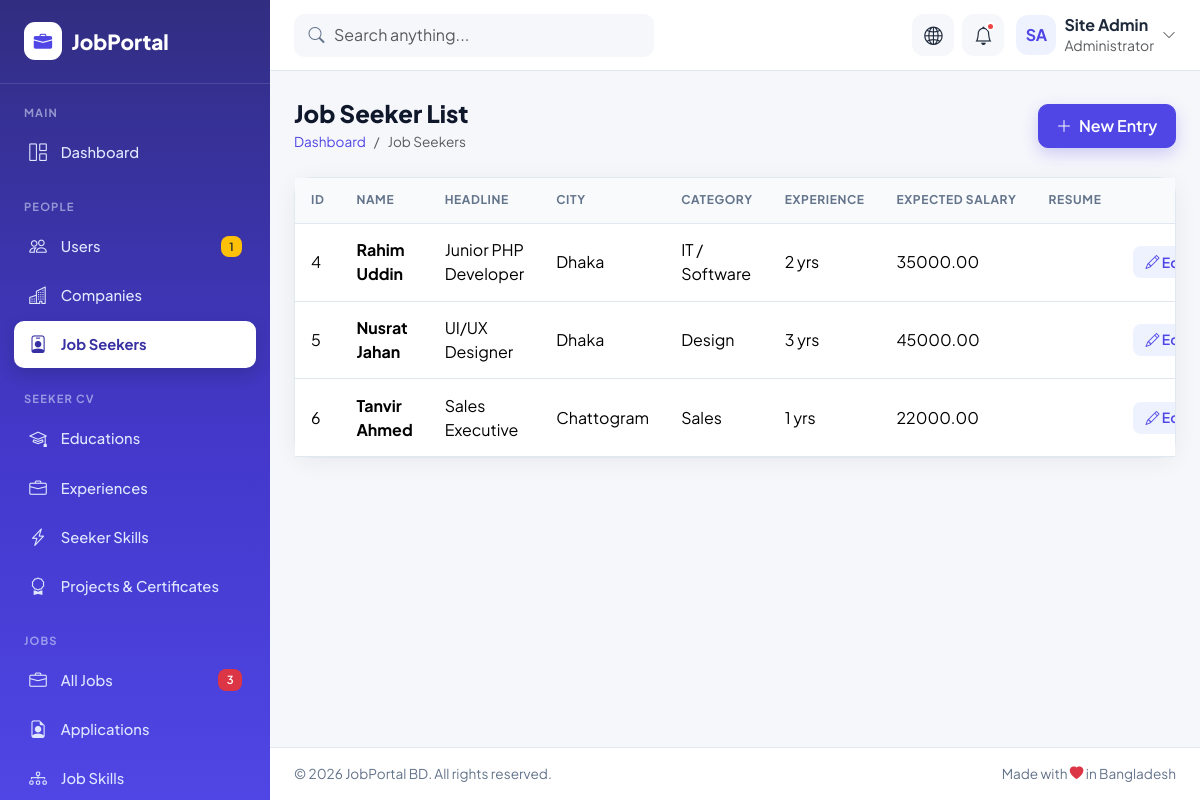
The page /jobs_portal/crud/seekers/index.php on the database as committed earlier.
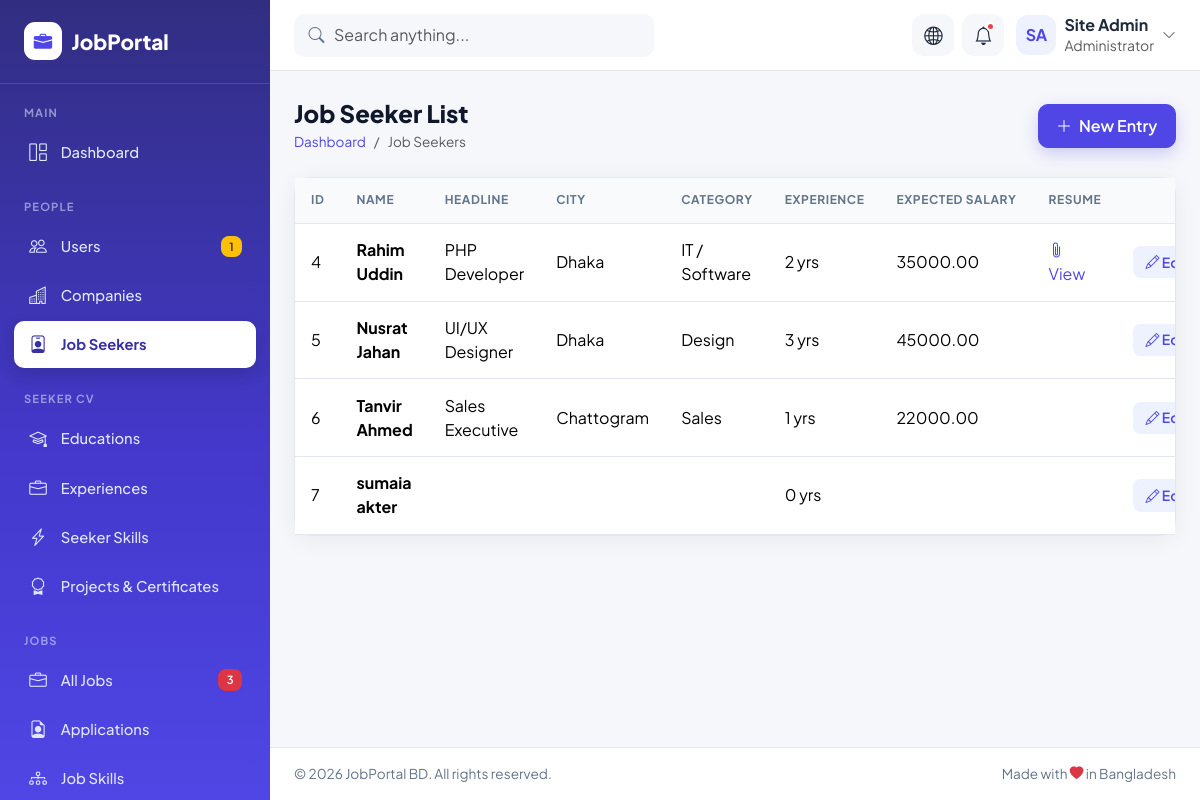
The same page on the database as committed later.
### tables this page shows
CREATE TABLE `seekers` (
  `id` int UNSIGNED NOT NULL,
  `user_id` int UNSIGNED NOT NULL,
  `city_id` int UNSIGNED DEFAULT NULL,
  `category_id` int UNSIGNED DEFAULT NULL,
  `cv_template_id` int UNSIGNED DEFAULT NULL,
  `headline` varchar(150) DEFAULT NULL,
  `summary` text,
  `experience_years` tinyint UNSIGNED NOT NULL DEFAULT '0',
  `expected_salary` decimal(10,2) DEFAULT NULL,
  `resume_file` varchar(255) DEFAULT NULL
);

CREATE TABLE `users` (
  `id` int UNSIGNED NOT NULL,
  `name` varchar(100) NOT NULL,
  `email` varchar(150) NOT NULL,
  `phone` varchar(20) DEFAULT NULL,
  `password` varchar(255) NOT NULL,
  `role` enum('admin','employer','seeker') NOT NULL,
  `status` enum('active','pending','blocked') NOT NULL DEFAULT 'active',
  `created_at` timestamp NOT NULL DEFAULT CURRENT_TIMESTAMP
);

CREATE TABLE `cities` (
  `id` int UNSIGNED NOT NULL,
  `name` varchar(100) NOT NULL,
  `division` varchar(50) NOT NULL
);

CREATE TABLE `categories` (
  `id` int UNSIGNED NOT NULL,
  `name` varchar(100) NOT NULL,
  `slug` varchar(120) NOT NULL
);

### jobs_portal/crud/seekers/index.php (the view, shortened to what the changed rows need)
<?php include_once("../../config/dbconfig.php"); ?>
<!DOCTYPE html>
<html lang="en">
<head>
  <link href="https://cdn.jsdelivr.net/npm/bootstrap@5.3.3/dist/css/bootstrap.min.css" rel="stylesheet">
  <link href="https://cdn.jsdelivr.net/npm/bootstrap-icons@1.11.3/font/bootstrap-icons.min.css" rel="stylesheet">
  <link href="../../assets/css/style.css" rel="stylesheet">
</head>
<body class="dash-body">
<div class="dash-wrapper">
  <div class="dash-main">
    <main class="dash-content">
      <div class="d-flex flex-wrap justify-content-between align-items-center gap-3 mb-4 page-title">
        <div>
          <h1>Job Seeker List</h1>
        </div>
      </div>
      <?php
      $rawData = $conn->query("SELECT seekers.*, users.name AS user_name, cities.name AS city_name, categories.name AS category_name FROM seekers LEFT JOIN users ON users.id = seekers.user_id LEFT JOIN cities ON cities.id = seekers.city_id LEFT JOIN categories ON categories.id = seekers.category_id");
      ?>
      <div class="card-jp">
        <div class="table-responsive">
          <table class="table table-jp">
            <thead>
              <tr>
                <th>ID</th>
                <th>Name</th>
                <th>Headline</th>
                <th>City</th>
                <th>Category</th>
                <th>Experience</th>
                <th>Expected Salary</th>
                <th>Resume</th>
                <th class="text-end">Action</th>
              </tr>
            </thead>
            <tbody>
            <?php
            while($row = $rawData->fetch_assoc()){
            ?>
              <tr>
                <td><?php echo $row['id']; ?></td>
                <td><strong><?php echo $row['user_name']; ?></strong></td>
                <td><?php echo $row['headline']; ?></td>
                <td><?php echo $row['city_name']; ?></td>
                <td><?php echo $row['category_name']; ?></td>
                <td><?php echo $row['experience_years']; ?> yrs</td>
                <td><?php echo $row['expected_salary']; ?></td>
                <td><?php if($row['resume_file']){ ?><a href="../../<?php echo $row['resume_file']; ?>" target="_blank"><i class="bi bi-paperclip"></i> View</a><?php } ?></td>
                <td class="text-end text-nowrap">
                  <a class="btn btn-sm btn-soft-primary" href="edit.php?id=<?php echo $row['id']; ?>"><i class="bi bi-pencil"></i> Edit</a>
                </td>
              </tr>
            <?php
            }
            ?>
            </tbody>
          </table>
        </div>
      </div>
    </main>
  </div>
</div>
</body>
</html>

Rows that differ between the two databases and show on the page:
changed seekers "Rahim Uddin": headline "Junior PHP Developer" → "PHP Developer"; now shows "View"
added seekers: id "7", user.name "sumaia akter", experience_years "0"
